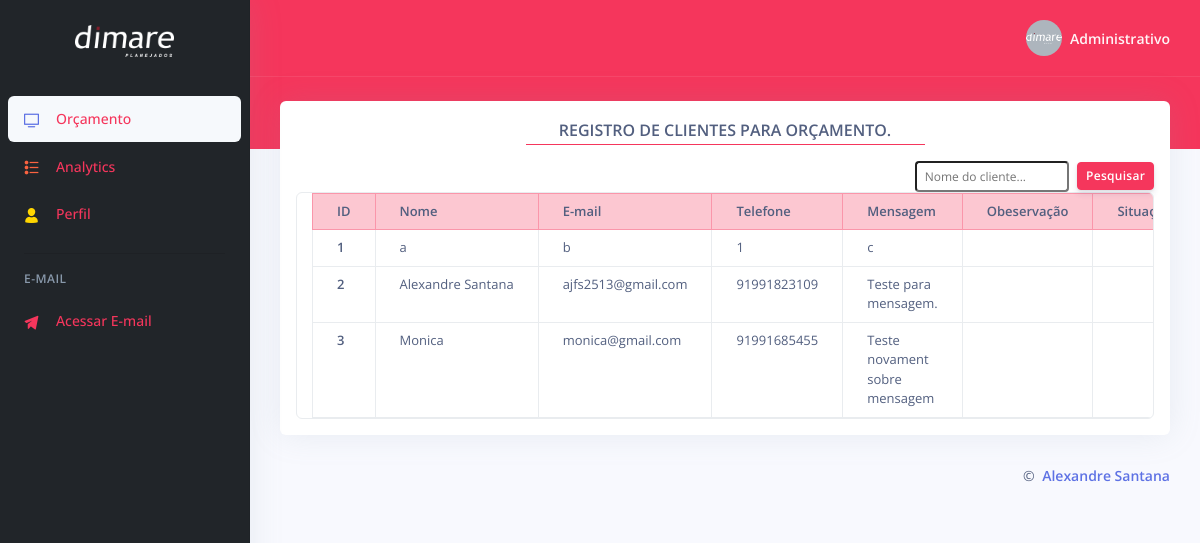
Page /administrative/menu_adm/pgAdmin.php on the committed database.
### tables this page shows
CREATE TABLE `clientes` (
  `id_clientes` int(11) NOT NULL,
  `nome` varchar(200) DEFAULT NULL,
  `email` varchar(200) DEFAULT NULL,
  `telefone` varchar(15) DEFAULT NULL,
  `mensagem` varchar(500) DEFAULT NULL,
  `obs` varchar(500) DEFAULT NULL,
  `situacao` varchar(20) DEFAULT NULL
);

### registros/orcamentoBD.php (the view)
<?php
function orcamentoConsulta()
{
    include '../../registros/conectBD.php';
    $sql = mysqli_query($conn, "SELECT * FROM clientes") or die("Erro de conexão.");
?>
    <div class="container text-center w-50">
        <p class="font-weight-bold text-uppercase border-bottom border-danger">Registro de clientes para orçamento.</p>
    </div>
    <div>
        <form class="form-inline my-2 my-lg-0 justify-content-end">
            <input class="form-control-sm mr-sm-2" type="search" name="buscar" placeholder="Nome do cliente..." aria-label="buscar">
            <button class="btn btn-sm btn-danger my-2 my-sm-0" type="submit">Pesquisar</button>
        </form>
    </div>
    <div class="container table-sm table-responsive table-bordered rounded">
        <table class="table rounded">
            <tr class="table-danger">
                <th scope="col">ID</th>
                <th scope="col">Nome</th>
                <th scope="col">E-mail</th>
                <th scope="col">Telefone</th>
                <th scope="col">Mensagem</th>
                <th scope="col">Obeservação</th>
                <th scope="col">Situação</th>
            </tr>
            <?php while ($row = mysqli_fetch_assoc($sql)) { ?>
                <tr>
                    <th scope="row"><?php echo $row['id_clientes']; ?> </th>
                    <td><?php echo $row['nome']; ?></td>
                    <td><?php echo $row['email']; ?> </td>
                    <td><?php echo $row['telefone']; ?> </td>
                    <td class="text-wrap"><?php echo $row['mensagem']; ?> </td>
                    <td><?php echo $row['obs']; ?> </td>
                    <td><?php echo $row['situacao']; ?> </td>
                </tr>
            <?php } ?>
        </table>
    </div>
<?php } ?>

### administrative/menu_adm/pgAdmin.php (shortened to what this page needs)
<!DOCTYPE html>
<html>
<head>
  <link rel="stylesheet" href="assets/vendor/nucleo/css/nucleo.css" type="text/css">
  <link rel="stylesheet" href="assets/vendor/@fortawesome/fontawesome-free/css/all.min.css" type="text/css">
  <link rel="stylesheet" href="assets/css/argon.css?v=1.2.0" type="text/css">
  <?php include '../../registros/orcamentoBD.php' ?>
</head>
<body>
  <nav class="sidenav navbar navbar-vertical  fixed-left  navbar-expand-xs navbar-light bg-dark" id="sidenav-main">
    <div class="scrollbar-inner">
      <div class="sidenav-header  align-items-center">
        <a class="navbar-brand" href="javascript:void(0)">
          <img src="../../assets/iconesMenu/dimare-logo.png" class="navbar-brand-img" alt="...">
        </a>
      </div>
      <div class="navbar-inner">
        <div class="collapse navbar-collapse" id="sidenav-collapse-main">
          <ul class="navbar-nav">
            <li class="nav-item">
              <a class="nav-link active" href="#">
                <i class="ni ni-tv-2 text-primary"></i>
                <span class="text-danger nav-link-text">Orçamento</span>
              </a>
            </li>
            <li class="nav-item">
              <a class="nav-link" href="#">
                <i class="ni ni-bullet-list-67 text-orange"></i>
                <span class="text-danger nav-link-text">Analytics</span>
              </a>
            </li>
            <li class="nav-item">
              <a class="nav-link" href="#">
                <i class="ni ni-single-02 text-yellow"></i>
                <span class="text-danger nav-link-text">Perfil</span>
              </a>
            </li>
          </ul>
          <hr class="my-3 bg-dark">
          <h6 class="navbar-heading p-0 text-muted">
            <span class="docs-normal">E-mail</span>
          </h6>
          <ul class="navbar-nav mb-md-3">
            <li class="nav-item">
              <a class="nav-link" href="https://webmail-seguro.com.br/" target="_blank">
                <i class="ni ni-send text-danger"></i>
                <span class="nav-link-text text-danger">Acessar E-mail</span>
              </a>
            </li>
          </ul>
        </div>
      </div>
    </div>
  </nav>
  <div class="main-content" id="panel">
    <nav class="navbar navbar-top navbar-expand navbar-dark bg-danger border-bottom">
      <div class="container-fluid">
        <div class="collapse navbar-collapse" id="navbarSupportedContent">
          <ul class="navbar-nav align-items-center  ml-auto ml-md-0 ">
            <li class="nav-item dropdown">
              <a class="nav-link pr-0" href="#" role="button" data-toggle="dropdown" aria-haspopup="true" aria-expanded="false">
                <div class="media align-items-center">
                  <span class="avatar avatar-sm rounded-circle">
                    <img alt="Image placeholder" src="../../assets/iconesMenu/dimare-logo.png">
                  </span>
                  <div class="media-body  ml-2  d-none d-lg-block">
                    <span class="mb-0 text-sm  font-weight-bold">Administrativo</span>
                  </div>
                </div>
              </a>
            </li>
          </ul>
        </div>
      </div>
    </nav>
    <div class="container-fluid mt--5">
      <div class="row">
        <div class="col">
          <div class="card bg-white" id="conteudo">
            <div class="container p-3">
              <?php orcamentoConsulta(); ?>
            </div>
          </div>
        </div>
      </div>
      <footer class="footer pt-0">
        <div class="row align-items-center justify-content-lg-between">
          <div class="col">
            <div class="copyright text-right  text-black">
              &copy; <a href="#" class="font-weight-bold ml-1" target="_blank">Alexandre Santana</a>
            </div>
          </div>
        </div>
      </footer>
    </div>
  </div>
</body>
</html>

### rows in the picture
clientes: id_clientes "1", nome "a", email "b", telefone "1", mensagem "c"
clientes: id_clientes "2", nome "Alexandre Santana", email "ajfs2513@gmail.com", telefone "91991823109", mensagem "Teste para mensagem."
clientes: id_clientes "3", nome "Monica", email "monica@gmail.com", telefone "91991685455", mensagem "Teste novament sobre mensagem"
